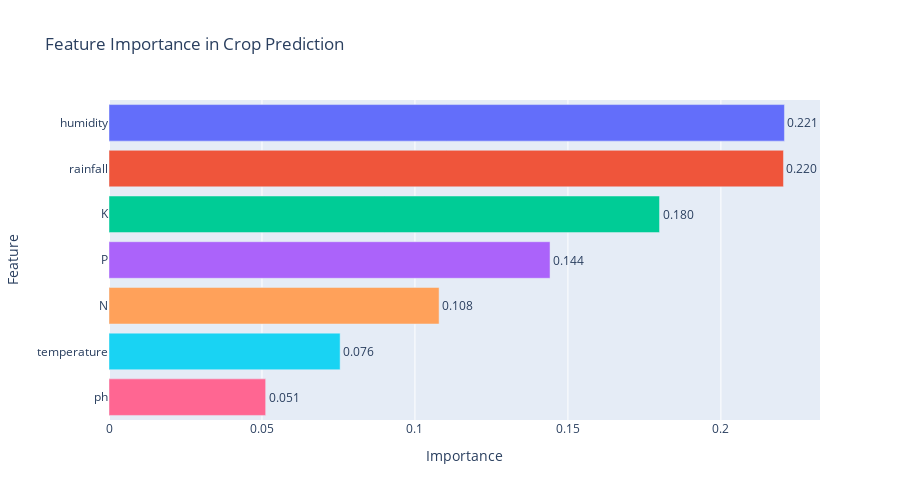

Write notebook code for a chart like this one.
### Code cell
fig = px.bar(feature_importances,
             x='Importance',
             y='Feature',
             orientation='h',
             title='Feature Importance in Crop Prediction',
             text='Importance',
             color='Feature')
fig.update_traces(texttemplate='%{text:.3f}', textposition='outside')
fig.update_layout(showlegend=False, height=500)
fig.show()

### Figure 1 — Plotly figure (JSON) as saved in the notebook; plotly's stock layout.template omitted (floating-point values rounded to 4 significant figures)
{"data": [{"alignmentgroup": "True", "hovertemplate": "Feature=%{y}<br>Importance=%{text}<extra></extra>", "legendgroup": "humidity", "marker": {"color": "#636efa", "pattern": {"shape": ""}}, "name": "humidity", "offsetgroup": "humidity", "orientation": "h", "showlegend": true, "text": [0.2208], "textposition": "outside", "texttemplate": "%{text:.3f}", "type": "bar", "x": [0.2208], "xaxis": "x", "y": ["humidity"], "yaxis": "y"}, {"alignmentgroup": "True", "hovertemplate": "Feature=%{y}<br>Importance=%{text}<extra></extra>", "legendgroup": "rainfall", "marker": {"color": "#EF553B", "pattern": {"shape": ""}}, "name": "rainfall", "offsetgroup": "rainfall", "orientation": "h", "showlegend": true, "text": [0.2205], "textposition": "outside", "texttemplate": "%{text:.3f}", "type": "bar", "x": [0.2205], "xaxis": "x", "y": ["rainfall"], "yaxis": "y"}, {"alignmentgroup": "True", "hovertemplate": "Feature=%{y}<br>Importance=%{text}<extra></extra>", "legendgroup": "K", "marker": {"color": "#00cc96", "pattern": {"shape": ""}}, "name": "K", "offsetgroup": "K", "orientation": "h", "showlegend": true, "text": [0.1799], "textposition": "outside", "texttemplate": "%{text:.3f}", "type": "bar", "x": [0.1799], "xaxis": "x", "y": ["K"], "yaxis": "y"}, {"alignmentgroup": "True", "hovertemplate": "Feature=%{y}<br>Importance=%{text}<extra></extra>", "legendgroup": "P", "marker": {"color": "#ab63fa", "pattern": {"shape": ""}}, "name": "P", "offsetgroup": "P", "orientation": "h", "showlegend": true, "text": [0.1442], "textposition": "outside", "texttemplate": "%{text:.3f}", "type": "bar", "x": [0.1442], "xaxis": "x", "y": ["P"], "yaxis": "y"}, {"alignmentgroup": "True", "hovertemplate": "Feature=%{y}<br>Importance=%{text}<extra></extra>", "legendgroup": "N", "marker": {"color": "#FFA15A", "pattern": {"shape": ""}}, "name": "N", "offsetgroup": "N", "orientation": "h", "showlegend": true, "text": [0.1079], "textposition": "outside", "texttemplate": "%{text:.3f}", "type": "bar", "x": [0.1079], "xaxis": "x", "y": ["N"], "yaxis": "y"}, {"alignmentgroup": "True", "hovertemplate": "Feature=%{y}<br>Importance=%{text}<extra></extra>", "legendgroup": "temperature", "marker": {"color": "#19d3f3", "pattern": {"shape": ""}}, "name": "temperature", "offsetgroup": "temperature", "orientation": "h", "showlegend": true, "text": [0.07555], "textposition": "outside", "texttemplate": "%{text:.3f}", "type": "bar", "x": [0.07555], "xaxis": "x", "y": ["temperature"], "yaxis": "y"}, {"alignmentgroup": "True", "hovertemplate": "Feature=%{y}<br>Importance=%{text}<extra></extra>", "legendgroup": "ph", "marker": {"color": "#FF6692", "pattern": {"shape": ""}}, "name": "ph", "offsetgroup": "ph", "orientation": "h", "showlegend": true, "text": [0.05121], "textposition": "outside", "texttemplate": "%{text:.3f}", "type": "bar", "x": [0.05121], "xaxis": "x", "y": ["ph"], "yaxis": "y"}], "layout": {"barmode": "relative", "height": 500, "legend": {"title": {"text": "Feature"}, "tracegroupgap": 0}, "showlegend": false, "title": {"text": "Feature Importance in Crop Prediction"}, "xaxis": {"anchor": "y", "domain": [0, 1], "title": {"text": "Importance"}}, "yaxis": {"anchor": "x", "categoryarray": ["ph", "temperature", "N", "P", "K", "rainfall", "humidity"], "categoryorder": "array", "domain": [0, 1], "title": {"text": "Feature"}}}}
